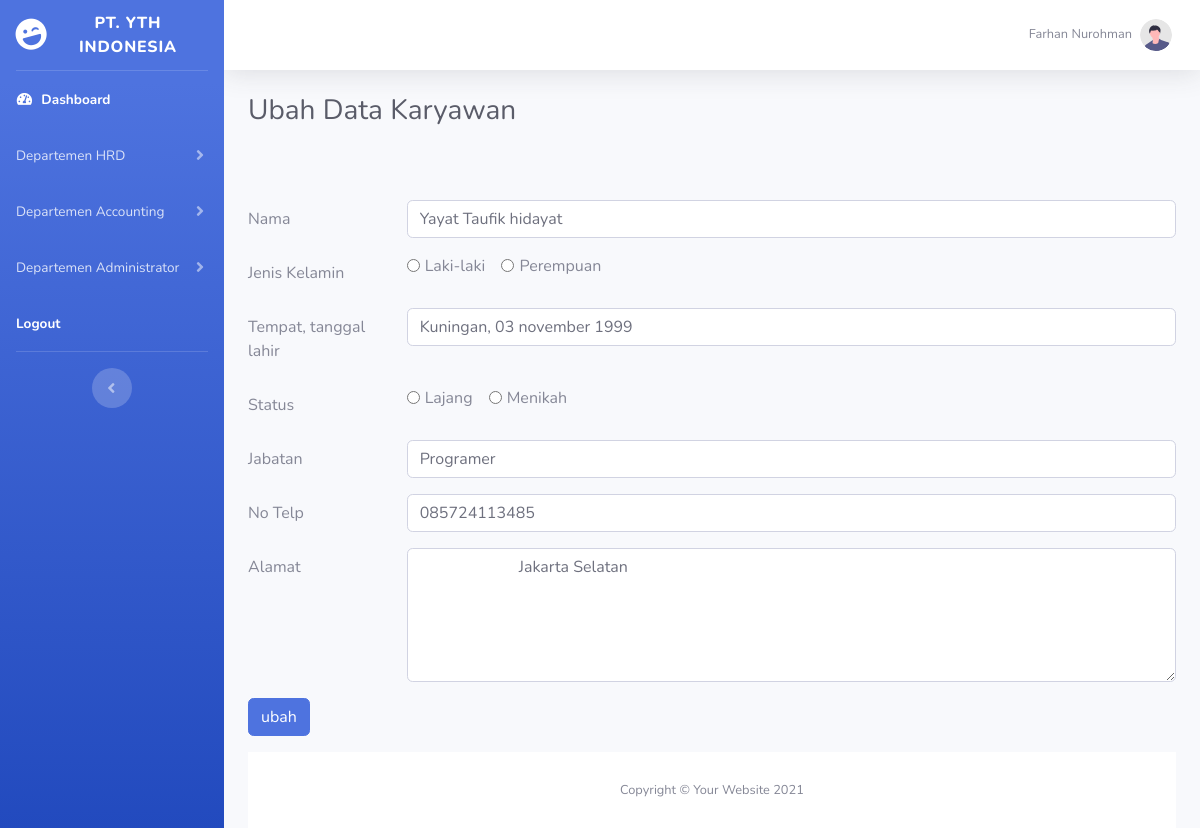
/ubah_karyawan.php?id=1 (signed in), run on the app's committed database.
### tables this page shows
CREATE TABLE `karyawan` (
  `id_karyawan` int(30) NOT NULL,
  `nama` varchar(255) NOT NULL,
  `jenis_kelamin` varchar(11) NOT NULL,
  `tempat_tgllahir` varchar(255) NOT NULL,
  `status` varchar(255) NOT NULL,
  `jabatan` varchar(255) NOT NULL,
  `no_telp` varchar(255) NOT NULL,
  `alamat` varchar(255) NOT NULL
);

### ubah_karyawan.php (the view, shortened to what this page needs)
<?php include "header.php"; ?>
<?php
$ambil = $koneksi->query("SELECT * FROM karyawan WHERE id_karyawan='$_GET[id]'");
$pecah = $ambil->fetch_assoc();
?>
<div class="container-fluid">
    <div class="d-sm-flex align-items-center justify-content-between mb-4">
        <h1 class="h3 mb-0 text-gray-800">Ubah Data Karyawan</h1>
    </div>
    <br><br>
    <form method="post" enctype="multipart/form-data">
        <div class="form-group row">
            <label for="nama" class="col-sm-2 col-form-label">Nama</label>
            <div class="col-sm-10">
                <input type="text" class="form-control" name="nama" value="<?php echo $pecah['nama'] ?>">
            </div>
        </div>
        <div class="form-group row">
            <label for="jenis_kelamin" class="col-sm-2 col-form-label">Jenis Kelamin</label>
            <div class="col-sm-10">
                <div class="form-check form-check-inline">
                    <input class="form-check-input" type="radio" name="jenis_kelamin" value="Laki-laki">
                    <label class="form-check-label" for="inlineRadio1">Laki-laki</label>
                </div>
                <div class="form-check form-check-inline">
                    <input class="form-check-input" type="radio" name="jenis_kelamin" value="Perempuan">
                    <label class="form-check-label" for="inlineRadio2">Perempuan</label>
                </div>
            </div>
        </div>
        <div class="form-group row">
            <label for="tempat_tgllahir" class="col-sm-2 col-form-label">Tempat, tanggal lahir</label>
            <div class="col-sm-10">
                <input type="text" class="form-control" name="tempat_tgllahir" value="<?php echo $pecah['tempat_tgllahir'] ?>">
            </div>
        </div>
        <div class="form-group row">
            <label for="status" class="col-sm-2 col-form-label">Status</label>
            <div class="col-sm-10">
                <div class="form-check form-check-inline">
                    <input class="form-check-input" type="radio" name="status" value="Lajang">
                    <label class="form-check-label" for="inlineRadio1">Lajang</label>
                </div>
                <div class="form-check form-check-inline">
                    <input class="form-check-input" type="radio" name="status" value="Menikah">
                    <label class="form-check-label" for="inlineRadio2">Menikah</label>
                </div>
            </div>
        </div>
        <div class="form-group row">
            <label for="jabatan" class="col-sm-2 col-form-label">Jabatan</label>
            <div class="col-sm-10">
                <input type="text" class="form-control" name="jabatan" value="<?php echo $pecah['jabatan'] ?>">
            </div>
        </div>
        <div class="form-group row">
            <label for="notelp" class="col-sm-2 col-form-label">No Telp</label>
            <div class="col-sm-10">
                <input type="text" class="form-control" name="notelp" value="<?php echo $pecah['no_telp']  ?>">
            </div>
        </div>
        <div class="form-group row">
            <label for="alamat" class="col-sm-2 col-form-label">Alamat</label>
            <div class="col-sm-10">
                <textarea class="form-control" name="alamat" rows="5" ?>
                    <?php echo $pecah['alamat']; ?>
                </textarea>
            </div>
        </div>
        <div class="form-group row">
            <div class="col-sm-10">
                <button type="submit" class="btn btn-primary" name="ubah">ubah</button>
            </div>
        </div>
    </form>
    <?php include "footer.php"; ?>

### data on the page
karyawan: nama "Yayat Taufik hidayat", tempat_tgllahir "Kuningan, 03 november 1999", jabatan "Programer", notelp "085724113485", alamat "Jakarta Selatan"

### other printed values
$_SESSION['nama'] "Farhan Nurohman"
